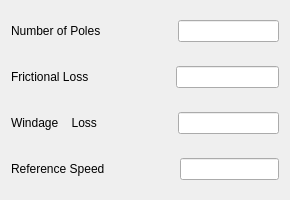
                    <widget class="QWidget" name="tab">
                     <attribute name="title">
                      <string>Machine</string>
                     </attribute>
                     <layout class="QVBoxLayout" name="verticalLayout_12">
                      <item>
                       <layout class="QVBoxLayout" name="verticalLayout">
                        <item>
                         <layout class="QHBoxLayout" name="horizontalLayout" stretch="0,1,0,2">
                          <item>
                           <widget class="QLabel" name="label">
                            <property name="text">
                             <string>Number of Poles</string>
                            </property>
                           </widget>
                          </item>
                          <item>
                           <spacer name="horizontalSpacer">
                            <property name="orientation">
                             <enum>Qt::Horizontal</enum>
                            </property>
                            <property name="sizeHint" stdset="0">
                             <size>
                              <width>40</width>
                              <height>20</height>
                             </size>
                            </property>
                           </spacer>
                          </item>
                          <item>
                           <spacer name="verticalSpacer">
                            <property name="orientation">
                             <enum>Qt::Vertical</enum>
                            </property>
                            <property name="sizeHint" stdset="0">
                             <size>
                              <width>20</width>
                              <height>40</height>
                             </size>
                            </property>
                           </spacer>
                          </item>
                          <item>
                           <widget class="QLineEdit" name="lineEdit1"/>
                          </item>
                         </layout>
                        </item>
                        <item>
                         <layout class="QHBoxLayout" name="horizontalLayout_2" stretch="0,1,0,2">
                          <item>
                           <widget class="QLabel" name="label_2">
                            <property name="text">
                             <string>Frictional Loss   </string>
                            </property>
                           </widget>
                          </item>
                          <item>
                           <spacer name="horizontalSpacer_2">
                            <property name="orientation">
                             <enum>Qt::Horizontal</enum>
                            </property>
                            <property name="sizeHint" stdset="0">
                             <size>
                              <width>40</width>
                              <height>20</height>
                             </size>
                            </property>
                           </spacer>
                          </item>
                          <item>
                           <spacer name="verticalSpacer_2">
                            <property name="orientation">
                             <enum>Qt::Vertical</enum>
                            </property>
                            <property name="sizeHint" stdset="0">
                             <size>
                              <width>20</width>
                              <height>40</height>
                             </size>
                            </property>
                           </spacer>
                          </item>
                          <item>
                           <widget class="QLineEdit" name="lineEdit2"/>
                          </item>
                         </layout>
                        </item>
                        <item>
                         <layout class="QHBoxLayout" name="horizontalLayout_3" stretch="0,1,0,2">
                          <item>
                           <widget class="QLabel" name="label_3">
                            <property name="text">
                             <string>Windage    Loss </string>
                            </property>
                           </widget>
                          </item>
                          <item>
                           <spacer name="horizontalSpacer_3">
                            <property name="orientation">
                             <enum>Qt::Horizontal</enum>
                            </property>
                            <property name="sizeHint" stdset="0">
                             <size>
                              <width>40</width>
                              <height>20</height>
                             </size>
                            </property>
                           </spacer>
                          </item>
                          <item>
                           <spacer name="verticalSpacer_3">
                            <property name="orientation">
                             <enum>Qt::Vertical</enum>
                            </property>
                            <property name="sizeHint" stdset="0">
                             <size>
                              <width>20</width>
                              <height>40</height>
                             </size>
                            </property>
                           </spacer>
                          </item>
                          <item>
                           <widget class="QLineEdit" name="lineEdit3"/>
                          </item>
                         </layout>
                        </item>
                        <item>
                         <layout class="QHBoxLayout" name="horizontalLayout_4" stretch="0,1,0,2">
                          <item>
                           <widget class="QLabel" name="label_4">
                            <property name="text">
                             <string>Reference Speed</string>
                            </property>
                           </widget>
                          </item>
                          <item>
                           <spacer name="horizontalSpacer_4">
                            <property name="orientation">
                             <enum>Qt::Horizontal</enum>
                            </property>
                            <property name="sizeHint" stdset="0">
                             <size>
                              <width>40</width>
                              <height>20</height>
                             </size>
                            </property>
                           </spacer>
                          </item>
                          <item>
                           <spacer name="verticalSpacer_4">
                            <property name="orientation">
                             <enum>Qt::Vertical</enum>
                            </property>
                            <property name="sizeHint" stdset="0">
                             <size>
                              <width>20</width>
                              <height>40</height>
                             </size>
                            </property>
                           </spacer>
                          </item>
                          <item>
                           <widget class="QLineEdit" name="lineEdit4"/>
                          </item>
                         </layout>
                        </item>
                       </layout>
                      </item>
                     </layout>
                    </widget>
